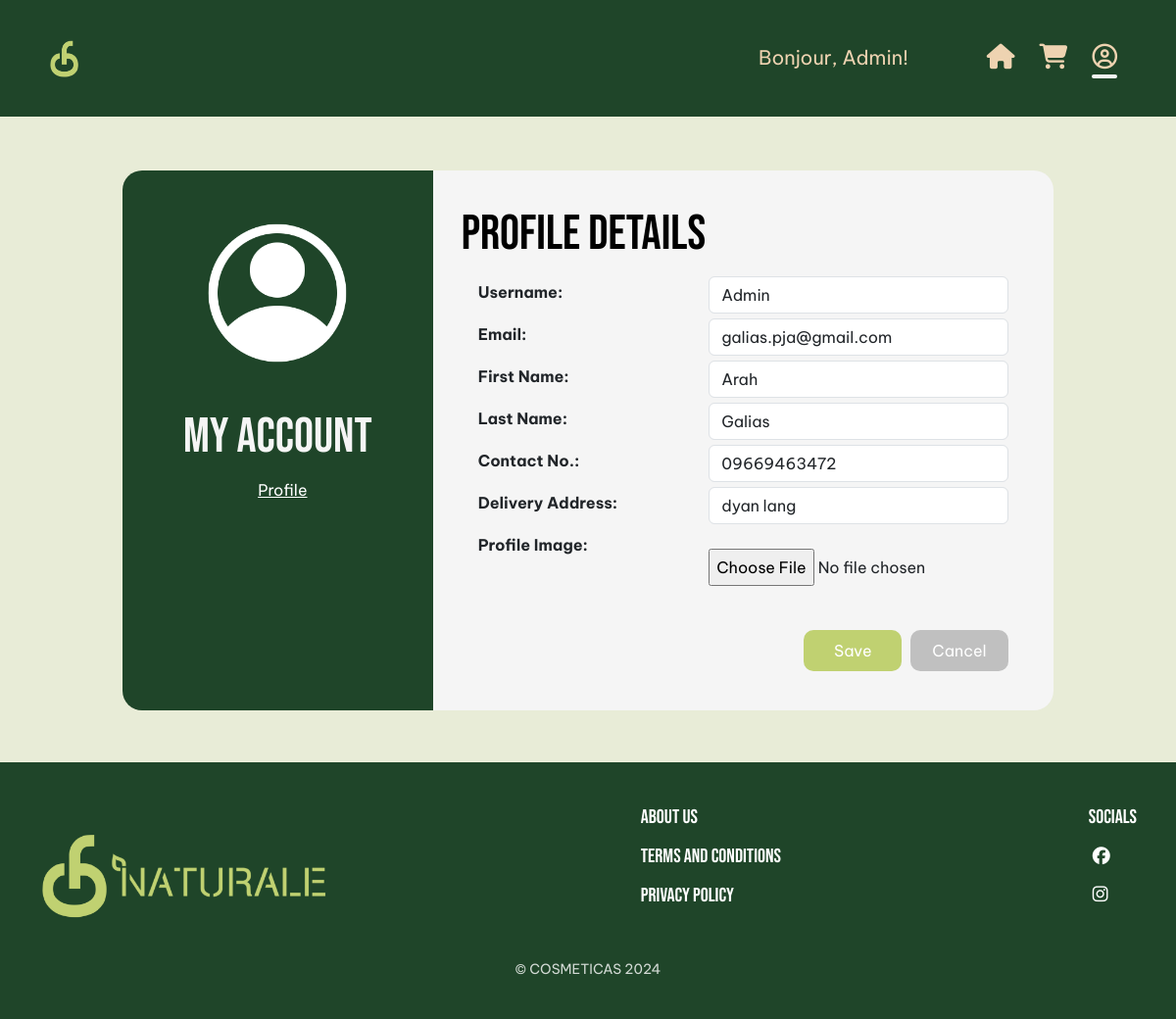
/User_Profile_Page/editUserProfile.php (signed in), run on the app's committed database.
### tables this page shows
CREATE TABLE `tb_user` (
  `user_id` int(11) NOT NULL,
  `username` varchar(30) DEFAULT NULL,
  `email` varchar(50) DEFAULT NULL,
  `pass` varchar(255) NOT NULL,
  `first_name` varchar(30) DEFAULT NULL,
  `last_name` varchar(30) DEFAULT NULL,
  `contact_no` varchar(11) DEFAULT NULL,
  `address` varchar(50) DEFAULT NULL,
  `role` varchar(30) DEFAULT NULL,
  `profile_image` varchar(255) DEFAULT NULL,
  `validated` tinyint(1) DEFAULT NULL,
  `token` varchar(32) DEFAULT NULL,
  `token_created_at` timestamp NOT NULL DEFAULT current_timestamp()
);

### User_Profile_Page/editUserProfile.php (the view, shortened to what this page needs)
<?php
require_once "../conn.php";
if (isset($_SESSION['email'])) {
    $email = $_SESSION['email'];
    $stmt = $conn->prepare("SELECT username, email, first_name, last_name, contact_no, address, profile_image FROM tb_user WHERE email = ?");
    $stmt->bind_param("s", $email);
    $stmt->execute();
    $result = $stmt->get_result();
    if ($result->num_rows > 0) {
        $user = $result->fetch_assoc();
    } else {
        $user = ['error' => 'User not found'];
    }
} else {
    header('Location: ../Registration_Page/registration.php');
    exit();
}
?>
<!DOCTYPE html>
<html lang="en">
<head>
    <link rel="stylesheet" href="style.css">
    <link href="https://cdn.jsdelivr.net/npm/bootstrap@5.3.3/dist/css/bootstrap.min.css" rel="stylesheet">
    <link rel="stylesheet" href="https://cdnjs.cloudflare.com/ajax/libs/font-awesome/6.5.1/css/all.min.css">
    <link rel="stylesheet" href="https://cdnjs.cloudflare.com/ajax/libs/bootstrap-icons/1.10.3/font/bootstrap-icons.min.css">
    <link rel="stylesheet" href="style.css">
</head>
<body>
<header>
        <div class="logo">
            <a href = "../Home_Page/Home.php"><img src="../Home_Page/cfn_logo2.png" alt="Logo" class="logo-image"/></a>
        </div>
        <div class="navbar">
        <p class="usernamedisplay">Bonjour, <?php echo htmlspecialchars($user['username'], ENT_QUOTES, 'UTF-8'); ?>!</p>
            <div class="icons">
                <a href = "../Home_Page/Home.php"><i class="fa-solid fa-house home"></i></a>
                <a href ="../drew/cart.php"><i class="fa-solid fa-cart-shopping cart"></i></a>
                <a href="UserProfile.php"><i class ="far fa-user-circle fa-2x icon-profile"></i></a>
            </div>
        </div>
    </header>
    <div class="main mb-5">
        <div class="row">
        <div class="col-md-4 left-panel container">
                <img src="<?php echo htmlspecialchars(isset($user['profile_image']) && !empty($user['profile_image']) ? $user['profile_image'] : '../Resources/profile.png', ENT_QUOTES, 'UTF-8'); ?>" alt="Profile Icon" name="icon" id="icon" class="profile-icon" width="150" max-height="150" style="margin: 10px;"/>
                <br>
                <h2 style="color:whitesmoke">My Account</h2>
                <a href="UserProfile.php" class="active">Profile</a>
            </div>
            <div class="col-md-8 right-panel container">
                <div class="row">
                <h2 class="lead">Profile Details </h2>
                        <form method="post" action="" id="profileForm" enctype="multipart/form-data">
                            <div class="row">
                                <div class="col-md-5">
                                    <b>Username: </b>
                                </div>
                                <div class="col-md-7">
                                    <input type="text" name="username" id="username" class="editable form-control profile-input" value="<?php echo htmlspecialchars($user['username'], ENT_QUOTES, 'UTF-8'); ?>" required>
                                </div>
                            </div>
                            <div class="row">
                                <div class="col-md-5">
                                    <b>Email:</b>
                                </div>
                                <div class="col-md-7">
                                    <input type="email" name="email" class="editable form-control profile-input" value="<?php echo htmlspecialchars($user['email'], ENT_QUOTES, 'UTF-8'); ?>" required pattern="^[^\s@]+@[^\s@]+\.[^\s@]+$" title="Please enter a valid email address">
                                </div>
                            </div>
                            <div class="row">
                                <div class="col-md-5">
                                    <b>First Name:</b>
                                </div>
                                <div class="col-md-7">
                                    <input type="text" name="first_name" class="editable form-control profile-input"
                                        value="<?php echo htmlspecialchars($user['first_name'], ENT_QUOTES, 'UTF-8'); ?>"
                                        required pattern="^[A-Za-z\s]+$"
                                        title="First name should only contain letters.">
                                </div>
                            </div>
                            <div class="row">
                                <div class="col-md-5">
                                    <b>Last Name: </b>
                                </div>
                                <div class="col-md-7">
                                    <input type="text" name="last_name" class="editable form-control profile-input"
                                        value="<?php echo htmlspecialchars($user['last_name'], ENT_QUOTES, 'UTF-8'); ?>"
                                        required pattern="^[A-Za-z\s]+$"
                                        title="Last name should only contain letters.">
                                </div>
                            </div>
                            <div class="row">
                                <div class="col-md-5">
                                    <b>Contact No.:</b>
                                </div>
                                <div class="col-md-7">
                                    <input type="text" name="contact_no" class="editable form-control profile-input" value="<?php echo htmlspecialchars($user['contact_no'], ENT_QUOTES, 'UTF-8'); ?>" required pattern="^\d{11}$" title="Please enter a valid 11-digit phone number">
                                </div>
                            </div>
                            <div class="row">
                                <div class="col-md-5">
                                    <b>Delivery Address: </b>
                                </div>
                                <div class="col-md-7">
                                    <input type="text" name="address" class="editable form-control profile-input" value="<?php echo htmlspecialchars($user['address'], ENT_QUOTES, 'UTF-8'); ?>" required>
                                </div>
                            </div>
                            <div class="row">
                                <div class="col-md-5">
                                    <b>Profile Image: </b>
                                </div>
                                <div class="col-md-7">
                                    <input type="file" id="profile_image" name="profile_image" style="margin: 20px 0px;">
                                </div>
                            </div>
                            <div class = "row">
                            <div class = "col text-end">
                            <button type="submit" name="save" id="save" class="button save-button">Save</button>
                            <button type="button" name="cancel" id="cancel" class="button cancel-button">Cancel</button>
                            </div>
                            </div>
                        </form>
                    </div>
                </div>
            </div>
        </div>
    <footer>
        <div class="footer-container">
            <div class="footer-left">
                <img src="../Resources/cfn_logo.png" alt="Naturale Logo" class="footer-logo">
            </div>
            <div class="footer-right">
                <ul class="footer-nav">
                    <li><a href="#">About Us</a></li>
                    <li><a href="#" data-bs-toggle="modal" data-bs-target="#ModalTerms">Terms and Conditions</a></li>
                    <li><a href="#" data-bs-toggle="modal" data-bs-target="#ModalPrivacy">Privacy Policy</a></li>
                </ul>
            </div>
            <div class="social-icons">
                <p>SOCIALS</p>
                <a href="https://www.facebook.com/share/1CRTizfAxP/?mibextid=wwXIfr" target="_blank"><i class="fab fa-facebook"></i></a>
                <a href="https://www.instagram.com/cosmeticasfraiche?igsh=ang2MHg1MW5qZHQw" target="_blank"><i class="fab fa-instagram"></i></a>
            </div>
        </div>
        <div class="footer-center">
            &copy; COSMETICAS 2024
        </div>
    </footer>
</body>
</html>

### User_Profile_Page/style.css (style rules this page uses)
* { margin: 0; padding: 0; box-sizing: border-box; }
body { font-family: "Be Vietnam Pro", serif !important; font-weight: 400; font-style: normal; min-height: 100vh; width: 100%; background-color: #E8ECD7 !important; line-height: 1.6; overflow: auto; }
h2 { font-family: "Bebas Neue", serif !important; font-size: 50px !important; font-style: normal; color: black; }
.col-md-5, .col-md-7 { line-height: 2; text-wrap: wrap; word-wrap: break-word; }
.col-md-4, .col-md-8 { line-height: 2; align-items: center; display: flex; flex-wrap: wrap; white-space: normal; word-break: break-word; overflow-wrap: break-word; }
.usernamedisplay { display: flex; justify-content: center; text-align: center; color: #EED3B1; font-size: 20px; flex-wrap: wrap; padding-top: 15px; }
.logo { display: flex; align-items: center; margin-left: 30px;; gap: 10px; }
.logo-image { height: 40px; width: auto; }
header { background-color: #1F4529; color: #EED3B1; padding: 20px 20px; display: flex; justify-content: space-between; align-items: center; width: 100%; flex-wrap: wrap; }
.logo img { height: 40px; }
.navbar { display: flex; align-items: center; justify-content: flex-start; gap: 20px; }
.icons { display: flex; align-items: center; justify-items: center; gap: 15px; transition: transform 0.3s ease, color 0.3s ease; margin-left: 50px; margin-right: 40px; }
.icon-profile, .home, .cart { font-size: 1.6rem; color: #EED3B1; cursor: pointer; margin-left: 10px; position: relative; }
.icon-profile::after, .icon-profile:hover::after { content: ""; display: block; width: 100%; height: 4px; background-color: whitesmoke; position: absolute; bottom: -10px; border-radius: 2px; left: 0; }
body { margin: 0; padding: 0; }
.active { text-decoration: underline; color: white; display: flex; align-items: center; background-color: transparent; border: none; margin-left: 10px; }
.main { display: flex; justify-content: center; flex-direction: row; width: 55vw; max-width: 80vw; min-width: 300px; margin: 50px auto; height: auto; flex-wrap: nowrap; align-items: stretch; gap: 0; }
@media (max-width:1800px) { .main { width: 80vw; } }
.left-panel { display: flex; flex-direction: column; align-items: center; text-align: center; background: #1F4529; color: white; padding-top: 40px; padding-bottom: 30px; border-top-left-radius: 20px; border-bottom-left-radius: 20px; overflow: auto; }
.right-panel { display: flex; align-items: center; background: whitesmoke; padding-top: 30px; padding-bottom: 30px; border-top-right-radius: 20px; border-bottom-right-radius: 20px; overflow: auto; word-wrap: break-word; }
.save-button, .image { background-color: #C0D171 !important; color: white; padding: 5px; border-radius: 10px; margin-top: 20px; cursor: pointer; border: none; width: 100px; margin-right: 5px; text-align: center; }
.cancel-button { background-color: #C0C0C0 !important; color: white; padding: 5px; border-radius: 10px; margin-top: 20px; cursor: pointer; border: none; width: 100px; text-align: center; }
.right-panel .form-control { width: 100%; ; }
.row { margin: 5px; }
footer { background-color: #1F4529; color: white; padding: 40px 40px; display: flex; flex-direction: column; align-items: center; width: 100%; }
.footer-container { display: flex; justify-content: space-between; align-items: flex-start; width: 100%; max-width: 1200px; flex-wrap: wrap; gap: 20px; }
.footer-left { display: flex; flex-direction: column; align-items: center; gap: 20px; }
.footer-logo { height: 150px; }
.footer-right { display: flex; flex-direction: column; text-align: left; }
.footer-nav { list-style: none; padding: 0; margin-bottom: 40px; }
.footer-nav li { font-family: "Bebas Neue", serif !important; font-size: 20px; margin-bottom: 8px; }
.footer-nav a { color: white; text-decoration: none; transition: transform 0.3s ease, color 0.3s ease; }
.social-icons { display: flex; flex-direction: column; align-items: flex-start; gap: 10px; }
.social-icons a { color: white; font-size: 18px; text-decoration: none; gap: 10px; margin-left: 4px; transition: transform 0.3s ease, color 0.3s ease; }
.social-icons p { color: white; font-size: 20px; font-family: "Bebas Neue", serif !important; margin-bottom: 0px; margin-top: 0; }
.footer-center { text-align: center; width: 100%; font-size: 14px; opacity: 0.8; }

### data on the page
tb_user: username "Admin", email "galias.pja@gmail.com", first_name "Arah", last_name "Galias", contact_no "09669463472", address "dyan lang"
